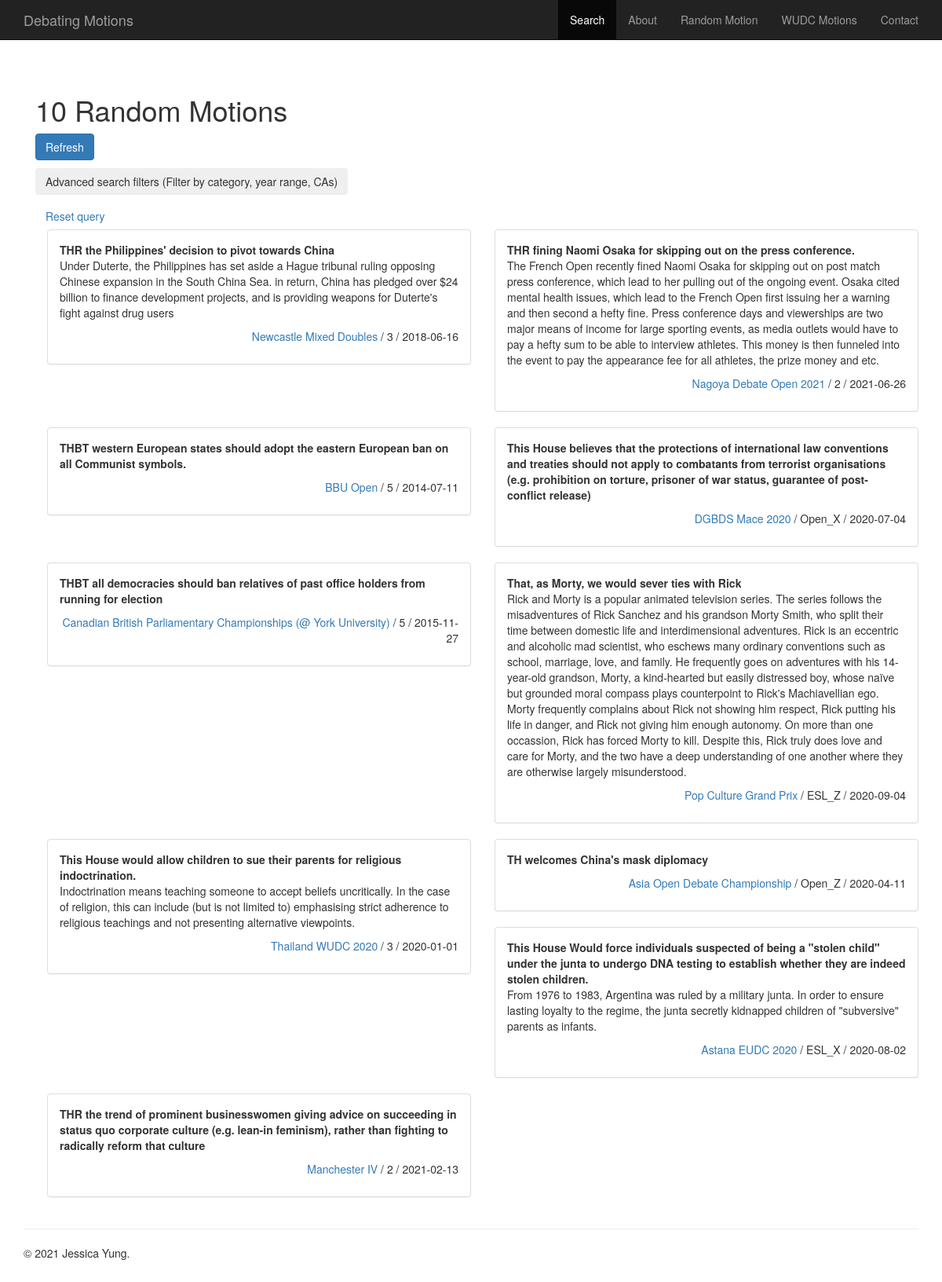
The app's page /random-motions/ with its own data.
### app.py (models this page shows, shortened)
class Motion(db.Model):
    id = db.Column(db.Integer, primary_key=True)
    date = db.Column(db.Date, nullable=False)
    circuit = db.Column(db.String(20))
    country = db.Column(db.String(50))
    international = db.Column(db.Integer, nullable=False, default=0)
    tournament = db.Column(db.String(50), nullable=False)
    ca_1 = db.Column(db.String(50))
    ca_2 = db.Column(db.String(50))
    ca_3 = db.Column(db.String(50))
    ca_4 = db.Column(db.String(50))
    ca_5 = db.Column(db.String(50))
    ca_6 = db.Column(db.String(50))
    ca_7 = db.Column(db.String(50))
    ca_8 = db.Column(db.String(50))
    ca_9 = db.Column(db.String(50))
    event_link = db.Column(db.String(100))
    round_code = db.Column(db.String(10))
    round = db.Column(db.String(10))
    motion = db.Column(db.String(5000), nullable=False)
    infoslide = db.Column(db.String(5000), default="")
    topic_area_1 = db.Column(db.String(50))
    topic_area_2 = db.Column(db.String(50))
    topic_area_3 = db.Column(db.String(50))
    topic_area_specific_1 = db.Column(db.String(50))
    topic_area_automated = db.Column(db.String(50))
    needs_updating = db.Column(db.Boolean, default=False)

### app.py (the view)
@app.route("/random-motions/", methods=["GET"])
def random_motions(num=10):
    num_from_request = request.args.get("num_motions")
    if num_from_request is not None:
        num = num_from_request
    random_motions, query_info = get_motions_given_query(request, return_object=True, empty_query_return_all=True)
    random_motions = random_motions.order_by(func.random()).limit(num).all()
    return render_template("random_motions.jinja", num=num,
            random_motions=random_motions, categories=categories, query_info=query_info, current_year=current_year)

### app.py (called while the page is built)
def set_default_if_query_none(query_info):
    if query_info['intl'] is None:
        query_info['intl'] = 0
    if query_info['start_year'] is None:
        query_info['start_year'] = 1999
    if query_info['end_year'] is None:
        query_info['end_year'] = current_year
    return query_info

### templates/random_motions.jinja (shortened to what this page needs)
{% extends "template.jinja" %}
{% block content %}
<h1>{{num}} Random Motions</h1>
<form method="get" id="search-motions">
	<div class="row">
		<div class="col-md-4">
			<button type="submit" class="btn btn-primary">Refresh</button>
		</div>
	</div>
	<div id="accordion">
		<div class="row" id="advancedsearch-button">
			<div class="col-md-9">
				<h5 class="mb-0">
					<button class="btn btn-outline-primary collapsed" data-toggle="collapse" data-target="#advancedsearch" aria-expanded="false" aria-controls="advancedsearch" type="button">
					Advanced search filters (Filter by category, year range, CAs)
					</button>
				</h5>
			</div>
		</div>
	</div>
</form>
<div class="row">
	<div class="col-md-4">
		<button type="button" class="btn btn-link"><a href={{url_for('random_motions')}}>Reset query</a></button>
	</div>
</div>
{% for motion in random_motions %}
<div class="col-md-6">
<div class="panel panel-default">
	<div class="panel-body">
		<b>{{ motion.motion }}</b>
		<div>
			<p>{{ motion.infoslide }}</p>
		</div>
		<div class="text-right">
			<p><a href="/search?q={{motion.tournament}}">{{motion.tournament}}</a> / {{motion.round_code}} / {{motion.date}}</p>
		</div>
	</div>
</div>
</div>
{% endfor %}
{% endblock %}

### templates/template.jinja (shortened to what this page needs)
<!DOCTYPE html>
	<head>
		<link href={{url_for('static', filename='bootstrap.min.css')}} rel="stylesheet">
		<link href={{url_for('static', filename='css/jumbotron.css')}} rel="stylesheet">
		<link href={{url_for('static', filename='ie10-viewport-bug-workaround.css')}} rel="stylesheet">
	</head>
  <body>
	<nav class="navbar navbar-inverse navbar-fixed-top">
	      <div class="container">
	        <div class="navbar-header">
	          <a class="navbar-brand" href={{url_for('index')}}>Debating Motions</a>
	        </div>
	        <div id="navbar" class="navbar-collapse collapse">
	          <ul class="nav navbar-nav navbar-right">
	              <li class="active"><a href={{url_for('search')}}>Search<span class="sr-only">(current)</span></a></li>
	              <li><a href={{url_for('about')}}>About</a></li>
	              <li><a href={{url_for('random_motions')}}>Random Motion</a></li>
	              <li><a href="wudc-motions">WUDC Motions</a></li>
	              <li><a href="contact">Contact</a></li>
	          </ul>
	        </div>
	      </div>
	    </nav>
    <div class="container">
    <div class="container">
    {% block content %}{% endblock %}
    </div>
      <hr>
      <footer>
        <p>&copy; 2021 Jessica Yung.</p>
      </footer>
    </div>
  </body>
</html>

### static/jumbotron.css (style rules this page uses)
body { padding-top: 50px; padding-bottom: 20px; }

### records on screen
Motion: motion "THBT western European states should adopt the eastern European ban on all Communist symbols.", tournament "BBU Open", round_code "5", date "2014-07-11"
Motion: motion "THBT all democracies should ban relatives of past office holders from running for election", tournament "Canadian British Parliamentary Championships (@ York University)", round_code "5", date "2015-11-27"

### other values on screen
{{ num }} "10"
{{ motion.motion }} "THR the Philippines' decision to pivot towards China" "THR fining Naomi Osaka for skipping out on the press conference." "That, as Morty, we would sever ties with Rick" "This House would allow children to sue their parents for religious indoctrination." "TH welcomes China's mask diplomacy" "This House Would force individuals suspected of being a \"stolen child\" under the junta to undergo DNA testing to establish whether they are indeed stolen children." "THR the trend of prominent businesswomen giving advice on succeeding in status quo corporate culture (e.g. lean-in feminism), rather than fighting to radically reform that culture"
{{ motion.tournament }} "Newcastle Mixed Doubles" "Nagoya Debate Open 2021" "DGBDS Mace 2020" "Pop Culture Grand Prix" "Thailand WUDC 2020" "Asia Open Debate Championship" "Astana EUDC 2020" "Manchester IV"
{{ motion.round_code }} "3" "2" "Open_X" "ESL_Z" "3" "Open_Z" "ESL_X" "2"
{{ motion.date }} "2018-06-16" "2021-06-26" "2020-07-04" "2020-09-04" "2020-01-01" "2020-04-11" "2020-08-02" "2021-02-13"
{{ motion.infoslide }} "From 1976 to 1983, Argentina was ruled by a military junta. In order to ensure lasting loyalty to the regime, the junta secretly kidnapped children of \"subversive\" parents as infants."
